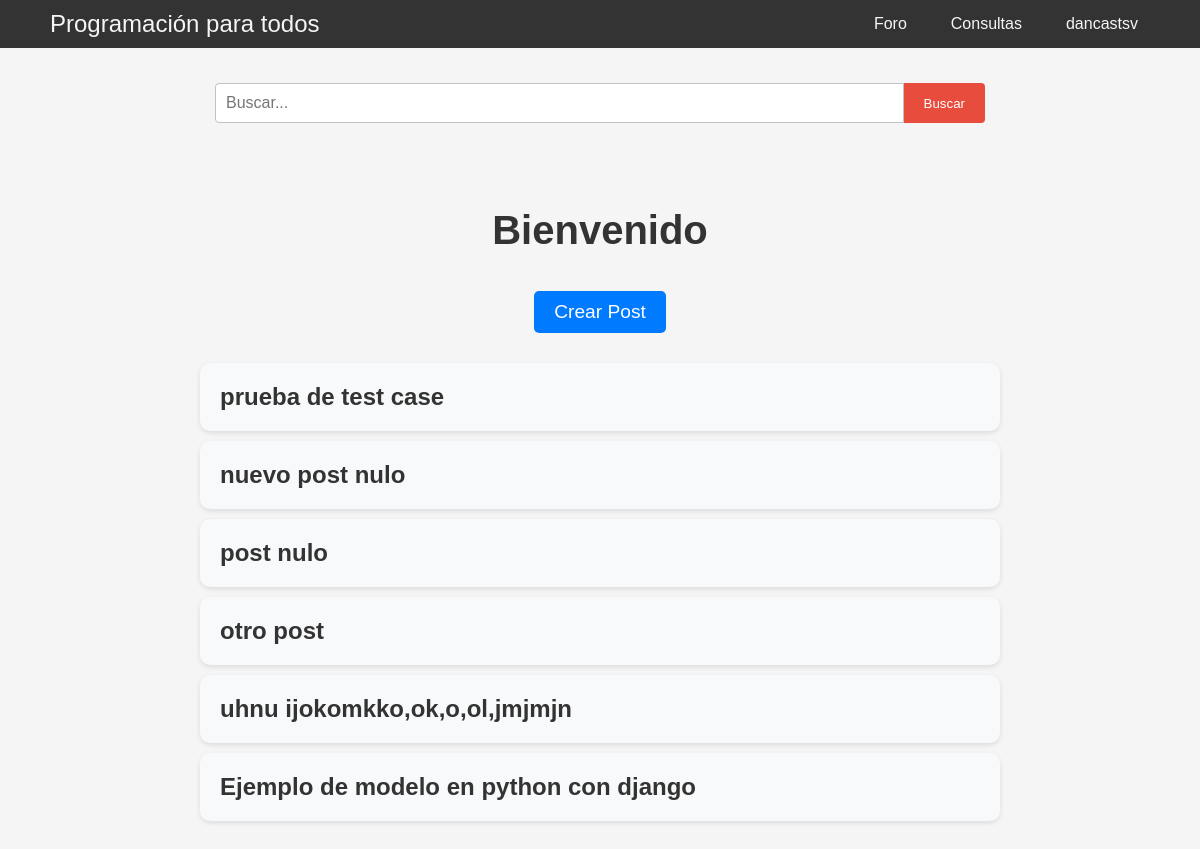
The app's page /foro/ (signed in), older data.
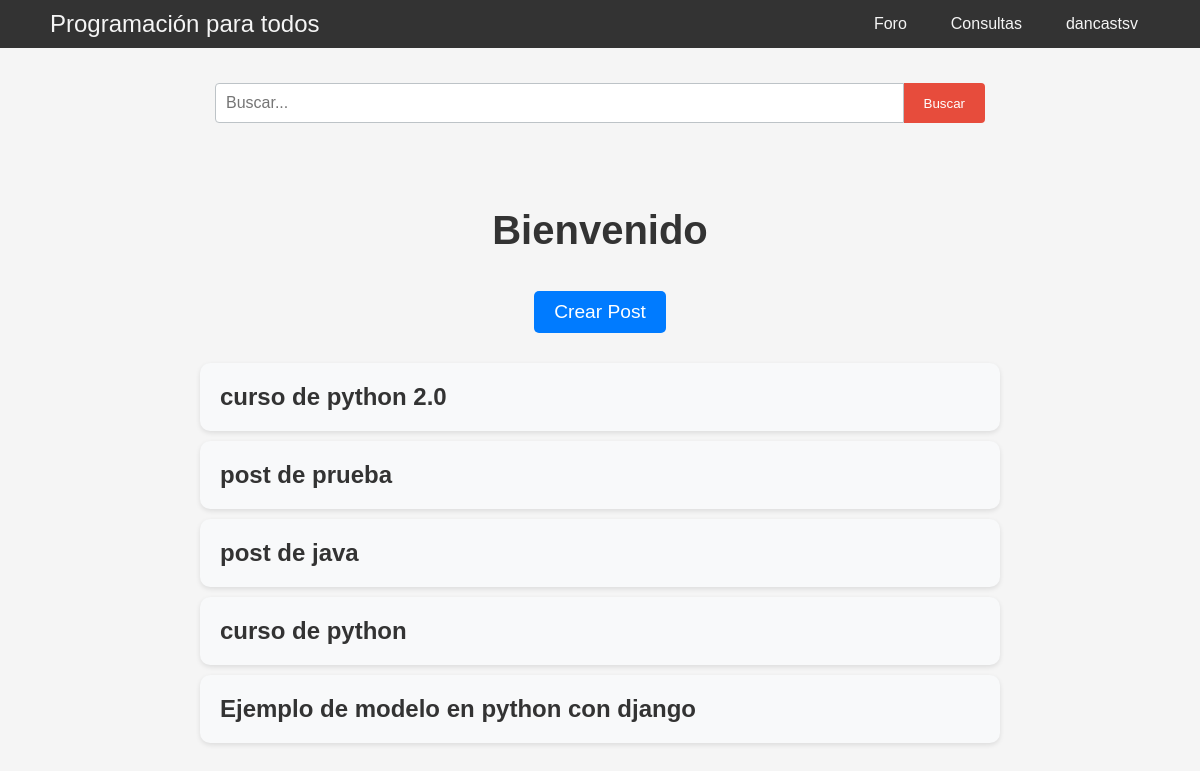
The same page, newer data.
### forum/models.py (models this page shows, shortened)
class Post(models.Model):
    title = models.CharField(max_length=100)
    slug = models.SlugField()
    created_on = models.DateTimeField(auto_now_add=True)
    content = RichTextField()
    image = models.ImageField(upload_to='imagenes', null=True, blank=True)  # Campo de imagen opcional
    likes = models.ManyToManyField(User, related_name='liked_posts')
    tags = models.ManyToManyField(Tag, related_name='posts')

### forum/views.py (the view)
# urls.py: path('foro/', views.foro, name='foro'),
@login_required
def foro(request):
    post = Post.objects.all().order_by('-id')
    return render(request, 'foro.html', {'post':post})

### forum/templates/foro.html (shortened to what this page needs)
{% extends "base.html" %}
{% load static %}
{% block content %}
  <link rel="stylesheet" href="{% static 'css/foro.css' %}">
  <div class="content">
    <h1 class="hxd">Bienvenido</h1>
    <br>
    <a href="{% url 'create_post' %}" class="button">Crear Post</a>
  </div>
  <section class="post-list">
    {% for publicacion in post %}
      <a href="{% url 'post_details' publicacion.id %}" class="post-link">
        <h2>{{ publicacion.title }}</h2>
      </a>
    {% endfor %}
  </section>
{% endblock content %}

Row changes from the older to the newer data that the page shows:
removed Post: title "prueba de test case"
removed Post: title "nuevo post nulo"
removed Post: title "post nulo"
removed Post: title "otro post"
removed Post: title "uhnu ijokomkko,ok,o,ol,jmjmjn"
added Post: title "curso de python 2.0"
added Post: title "post de prueba"
added Post: title "post de java"
added Post: title "curso de python"
